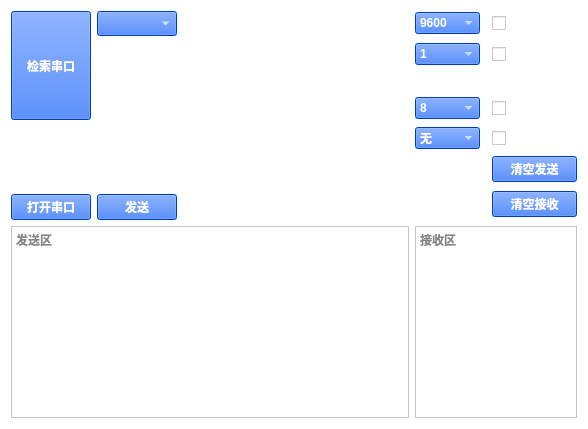
      <widget class="QWidget" name="page_1">
       <property name="palette">
        <palette>
         <active>
          <colorrole role="WindowText">
           <brush brushstyle="SolidPattern">
            <color alpha="255">
             <red>255</red>
             <green>255</green>
             <blue>255</blue>
            </color>
           </brush>
          </colorrole>
          <colorrole role="Button">
           <brush brushstyle="SolidPattern">
            <color alpha="255">
             <red>255</red>
             <green>255</green>
             <blue>255</blue>
            </color>
           </brush>
          </colorrole>
          <colorrole role="Light">
           <brush brushstyle="SolidPattern">
            <color alpha="255">
             <red>66</red>
             <green>15</green>
             <blue>221</blue>
            </color>
           </brush>
          </colorrole>
          <colorrole role="Midlight">
           <brush brushstyle="SolidPattern">
            <color alpha="255">
             <red>19</red>
             <green>27</green>
             <blue>190</blue>
            </color>
           </brush>
          </colorrole>
          <colorrole role="Text">
           <brush brushstyle="SolidPattern">
            <color alpha="255">
             <red>0</red>
             <green>0</green>
             <blue>0</blue>
            </color>
           </brush>
          </colorrole>
          <colorrole role="BrightText">
           <brush brushstyle="SolidPattern">
            <color alpha="255">
             <red>0</red>
             <green>0</green>
             <blue>0</blue>
            </color>
           </brush>
          </colorrole>
          <colorrole role="ButtonText">
           <brush brushstyle="SolidPattern">
            <color alpha="255">
             <red>0</red>
             <green>0</green>
             <blue>0</blue>
            </color>
           </brush>
          </colorrole>
          <colorrole role="Base">
           <brush brushstyle="SolidPattern">
            <color alpha="255">
             <red>255</red>
             <green>255</green>
             <blue>255</blue>
            </color>
           </brush>
          </colorrole>
          <colorrole role="Window">
           <brush brushstyle="SolidPattern">
            <color alpha="255">
             <red>255</red>
             <green>255</green>
             <blue>255</blue>
            </color>
           </brush>
          </colorrole>
          <colorrole role="Shadow">
           <brush brushstyle="SolidPattern">
            <color alpha="255">
             <red>91</red>
             <green>91</green>
             <blue>91</blue>
            </color>
           </brush>
          </colorrole>
          <colorrole role="HighlightedText">
           <brush brushstyle="SolidPattern">
            <color alpha="255">
             <red>232</red>
             <green>232</green>
             <blue>232</blue>
            </color>
           </brush>
          </colorrole>
          <colorrole role="AlternateBase">
           <brush brushstyle="SolidPattern">
            <color alpha="255">
             <red>238</red>
             <green>238</green>
             <blue>238</blue>
            </color>
           </brush>
          </colorrole>
          <colorrole role="PlaceholderText">
           <brush brushstyle="SolidPattern">
            <color alpha="128">
             <red>7</red>
             <green>11</green>
             <blue>11</blue>
            </color>
           </brush>
          </colorrole>
         </active>
         <inactive>
          <colorrole role="WindowText">
           <brush brushstyle="SolidPattern">
            <color alpha="255">
             <red>255</red>
             <green>255</green>
             <blue>255</blue>
            </color>
           </brush>
          </colorrole>
          <colorrole role="Button">
           <brush brushstyle="SolidPattern">
            <color alpha="255">
             <red>255</red>
             <green>255</green>
             <blue>255</blue>
            </color>
           </brush>
          </colorrole>
          <colorrole role="Light">
           <brush brushstyle="SolidPattern">
            <color alpha="255">
             <red>66</red>
             <green>15</green>
             <blue>221</blue>
            </color>
           </brush>
          </colorrole>
          <colorrole role="Midlight">
           <brush brushstyle="SolidPattern">
            <color alpha="255">
             <red>19</red>
             <green>27</green>
             <blue>190</blue>
            </color>
           </brush>
          </colorrole>
          <colorrole role="Text">
           <brush brushstyle="SolidPattern">
            <color alpha="255">
             <red>0</red>
             <green>0</green>
             <blue>0</blue>
            </color>
           </brush>
          </colorrole>
          <colorrole role="BrightText">
           <brush brushstyle="SolidPattern">
            <color alpha="255">
             <red>0</red>
             <green>0</green>
             <blue>0</blue>
            </color>
           </brush>
          </colorrole>
          <colorrole role="ButtonText">
           <brush brushstyle="SolidPattern">
            <color alpha="255">
             <red>0</red>
             <green>0</green>
             <blue>0</blue>
            </color>
           </brush>
          </colorrole>
          <colorrole role="Base">
           <brush brushstyle="SolidPattern">
            <color alpha="255">
             <red>255</red>
             <green>255</green>
             <blue>255</blue>
            </color>
           </brush>
          </colorrole>
          <colorrole role="Window">
           <brush brushstyle="SolidPattern">
            <color alpha="255">
             <red>255</red>
             <green>255</green>
             <blue>255</blue>
            </color>
           </brush>
          </colorrole>
          <colorrole role="Shadow">
           <brush brushstyle="SolidPattern">
            <color alpha="255">
             <red>91</red>
             <green>91</green>
             <blue>91</blue>
            </color>
           </brush>
          </colorrole>
          <colorrole role="HighlightedText">
           <brush brushstyle="SolidPattern">
            <color alpha="255">
             <red>232</red>
             <green>232</green>
             <blue>232</blue>
            </color>
           </brush>
          </colorrole>
          <colorrole role="AlternateBase">
           <brush brushstyle="SolidPattern">
            <color alpha="255">
             <red>238</red>
             <green>238</green>
             <blue>238</blue>
            </color>
           </brush>
          </colorrole>
          <colorrole role="PlaceholderText">
           <brush brushstyle="SolidPattern">
            <color alpha="128">
             <red>7</red>
             <green>11</green>
             <blue>11</blue>
            </color>
           </brush>
          </colorrole>
         </inactive>
         <disabled>
          <colorrole role="WindowText">
           <brush brushstyle="SolidPattern">
            <color alpha="255">
             <red>120</red>
             <green>120</green>
             <blue>120</blue>
            </color>
           </brush>
          </colorrole>
          <colorrole role="Button">
           <brush brushstyle="SolidPattern">
            <color alpha="255">
             <red>255</red>
             <green>255</green>
             <blue>255</blue>
            </color>
           </brush>
          </colorrole>
          <colorrole role="Light">
           <brush brushstyle="SolidPattern">
            <color alpha="255">
             <red>66</red>
             <green>15</green>
             <blue>221</blue>
            </color>
           </brush>
          </colorrole>
          <colorrole role="Midlight">
           <brush brushstyle="SolidPattern">
            <color alpha="255">
             <red>19</red>
             <green>27</green>
             <blue>190</blue>
            </color>
           </brush>
          </colorrole>
          <colorrole role="Text">
           <brush brushstyle="SolidPattern">
            <color alpha="255">
             <red>120</red>
             <green>120</green>
             <blue>120</blue>
            </color>
           </brush>
          </colorrole>
          <colorrole role="BrightText">
           <brush brushstyle="SolidPattern">
            <color alpha="255">
             <red>0</red>
             <green>0</green>
             <blue>0</blue>
            </color>
           </brush>
          </colorrole>
          <colorrole role="ButtonText">
           <brush brushstyle="SolidPattern">
            <color alpha="255">
             <red>120</red>
             <green>120</green>
             <blue>120</blue>
            </color>
           </brush>
          </colorrole>
          <colorrole role="Base">
           <brush brushstyle="SolidPattern">
            <color alpha="255">
             <red>255</red>
             <green>255</green>
             <blue>255</blue>
            </color>
           </brush>
          </colorrole>
          <colorrole role="Window">
           <brush brushstyle="SolidPattern">
            <color alpha="255">
             <red>255</red>
             <green>255</green>
             <blue>255</blue>
            </color>
           </brush>
          </colorrole>
          <colorrole role="Shadow">
           <brush brushstyle="SolidPattern">
            <color alpha="255">
             <red>91</red>
             <green>91</green>
             <blue>91</blue>
            </color>
           </brush>
          </colorrole>
          <colorrole role="HighlightedText">
           <brush brushstyle="SolidPattern">
            <color alpha="255">
             <red>232</red>
             <green>232</green>
             <blue>232</blue>
            </color>
           </brush>
          </colorrole>
          <colorrole role="AlternateBase">
           <brush brushstyle="SolidPattern">
            <color alpha="255">
             <red>238</red>
             <green>238</green>
             <blue>238</blue>
            </color>
           </brush>
          </colorrole>
          <colorrole role="PlaceholderText">
           <brush brushstyle="SolidPattern">
            <color alpha="128">
             <red>7</red>
             <green>11</green>
             <blue>11</blue>
            </color>
           </brush>
          </colorrole>
         </disabled>
        </palette>
       </property>
       <layout class="QGridLayout" name="gridLayout_3">
        <item row="1" column="3">
         <widget class="QLabel" name="label_3">
          <property name="maximumSize">
           <size>
            <width>99999</width>
            <height>16777215</height>
           </size>
          </property>
          <property name="font">
           <font>
            <bold>true</bold>
           </font>
          </property>
          <property name="text">
           <string>                                                       停止位</string>
          </property>
         </widget>
        </item>
        <item row="0" column="4">
         <widget class="QComboBox" name="comboBox_baudrate">
          <property name="maximumSize">
           <size>
            <width>65</width>
            <height>16777215</height>
           </size>
          </property>
          <property name="font">
           <font>
            <bold>true</bold>
           </font>
          </property>
          <property name="styleSheet">
           <string notr="true">background-color: rgb(0, 85, 255);
color: rgb(255, 255, 255);</string>
          </property>
          <item>
           <property name="text">
            <string>9600</string>
           </property>
          </item>
          <item>
           <property name="text">
            <string>115200</string>
           </property>
          </item>
         </widget>
        </item>
        <item row="6" column="3">
         <widget class="QLabel" name="label_4">
          <property name="maximumSize">
           <size>
            <width>99999</width>
            <height>16777215</height>
           </size>
          </property>
          <property name="font">
           <font>
            <bold>true</bold>
           </font>
          </property>
          <property name="text">
           <string>                                                       数据位</string>
          </property>
         </widget>
        </item>
        <item row="0" column="0" rowspan="7">
         <widget class="QPushButton" name="pushButton_find_ports">
          <property name="sizePolicy">
           <sizepolicy hsizetype="Minimum" vsizetype="Minimum">
            <horstretch>0</horstretch>
            <verstretch>0</verstretch>
           </sizepolicy>
          </property>
          <property name="palette">
           <palette>
            <active>
             <colorrole role="WindowText">
              <brush brushstyle="SolidPattern">
               <color alpha="255">
                <red>255</red>
                <green>255</green>
                <blue>255</blue>
               </color>
              </brush>
             </colorrole>
             <colorrole role="Button">
              <brush brushstyle="SolidPattern">
               <color alpha="255">
                <red>0</red>
                <green>85</green>
                <blue>255</blue>
               </color>
              </brush>
             </colorrole>
             <colorrole role="Text">
              <brush brushstyle="SolidPattern">
               <color alpha="255">
                <red>255</red>
                <green>255</green>
                <blue>255</blue>
               </color>
              </brush>
             </colorrole>
             <colorrole role="ButtonText">
              <brush brushstyle="SolidPattern">
               <color alpha="255">
                <red>255</red>
                <green>255</green>
                <blue>255</blue>
               </color>
              </brush>
             </colorrole>
             <colorrole role="Base">
              <brush brushstyle="SolidPattern">
               <color alpha="255">
                <red>0</red>
                <green>85</green>
                <blue>255</blue>
               </color>
              </brush>
             </colorrole>
             <colorrole role="Window">
              <brush brushstyle="SolidPattern">
               <color alpha="255">
                <red>0</red>
                <green>85</green>
                <blue>255</blue>
               </color>
              </brush>
             </colorrole>
             <colorrole role="Highlight">
              <brush brushstyle="SolidPattern">
               <color alpha="255">
                <red>255</red>
                <green>0</green>
                <blue>0</blue>
               </color>
              </brush>
             </colorrole>
             <colorrole role="PlaceholderText">
              <brush brushstyle="SolidPattern">
               <color alpha="128">
                <red>255</red>
                <green>255</green>
                <blue>255</blue>
               </color>
              </brush>
             </colorrole>
            </active>
            <inactive>
             <colorrole role="WindowText">
              <brush brushstyle="SolidPattern">
               <color alpha="255">
                <red>255</red>
                <green>255</green>
                <blue>255</blue>
               </color>
              </brush>
             </colorrole>
             <colorrole role="Button">
              <brush brushstyle="SolidPattern">
               <color alpha="255">
                <red>0</red>
                <green>85</green>
                <blue>255</blue>
               </color>
              </brush>
             </colorrole>
             <colorrole role="Text">
              <brush brushstyle="SolidPattern">
               <color alpha="255">
                <red>255</red>
                <green>255</green>
                <blue>255</blue>
               </color>
              </brush>
             </colorrole>
             <colorrole role="ButtonText">
              <brush brushstyle="SolidPattern">
               <color alpha="255">
                <red>255</red>
                <green>255</green>
                <blue>255</blue>
               </color>
              </brush>
             </colorrole>
             <colorrole role="Base">
              <brush brushstyle="SolidPattern">
               <color alpha="255">
                <red>0</red>
                <green>85</green>
                <blue>255</blue>
               </color>
              </brush>
             </colorrole>
             <colorrole role="Window">
              <brush brushstyle="SolidPattern">
               <color alpha="255">
                <red>0</red>
                <green>85</green>
                <blue>255</blue>
               </color>
              </brush>
             </colorrole>
             <colorrole role="Highlight">
              <brush brushstyle="SolidPattern">
               <color alpha="255">
                <red>255</red>
                <green>0</green>
                <blue>0</blue>
               </color>
              </brush>
             </colorrole>
             <colorrole role="PlaceholderText">
              <brush brushstyle="SolidPattern">
               <color alpha="128">
                <red>255</red>
                <green>255</green>
                <blue>255</blue>
               </color>
              </brush>
             </colorrole>
            </inactive>
            <disabled>
             <colorrole role="WindowText">
              <brush brushstyle="SolidPattern">
               <color alpha="255">
                <red>255</red>
                <green>255</green>
                <blue>255</blue>
               </color>
              </brush>
             </colorrole>
             <colorrole role="Button">
              <brush brushstyle="SolidPattern">
               <color alpha="255">
                <red>0</red>
                <green>85</green>
                <blue>255</blue>
               </color>
              </brush>
             </colorrole>
             <colorrole role="Text">
              <brush brushstyle="SolidPattern">
               <color alpha="255">
                <red>255</red>
                <green>255</green>
                <blue>255</blue>
               </color>
              </brush>
             </colorrole>
             <colorrole role="ButtonText">
              <brush brushstyle="SolidPattern">
               <color alpha="255">
                <red>255</red>
                <green>255</green>
                <blue>255</blue>
               </color>
              </brush>
             </colorrole>
             <colorrole role="Base">
              <brush brushstyle="SolidPattern">
               <color alpha="255">
                <red>0</red>
                <green>85</green>
                <blue>255</blue>
               </color>
              </brush>
             </colorrole>
             <colorrole role="Window">
              <brush brushstyle="SolidPattern">
               <color alpha="255">
                <red>0</red>
                <green>85</green>
                <blue>255</blue>
               </color>
              </brush>
             </colorrole>
             <colorrole role="PlaceholderText">
              <brush brushstyle="SolidPattern">
               <color alpha="128">
                <red>255</red>
                <green>255</green>
                <blue>255</blue>
               </color>
              </brush>
             </colorrole>
            </disabled>
           </palette>
          </property>
          <property name="font">
           <font>
            <family>宋体</family>
            <bold>true</bold>
           </font>
          </property>
          <property name="styleSheet">
           <string notr="true">background-color: rgb(0, 85, 255);
color: rgb(255, 255, 255);</string>
          </property>
          <property name="text">
           <string>检索串口</string>
          </property>
         </widget>
        </item>
        <item row="1" column="6">
         <widget class="QCheckBox" name="checkBox_rn">
          <property name="font">
           <font>
            <bold>true</bold>
           </font>
          </property>
          <property name="text">
           <string>换行显示</string>
          </property>
         </widget>
        </item>
        <item row="0" column="6">
         <widget class="QCheckBox" name="checkBox_time">
          <property name="font">
           <font>
            <bold>true</bold>
           </font>
          </property>
          <property name="text">
           <string>时间戳显示</string>
          </property>
         </widget>
        </item>
        <item row="0" column="3">
         <widget class="QLabel" name="label_2">
          <property name="minimumSize">
           <size>
            <width>0</width>
            <height>0</height>
           </size>
          </property>
          <property name="maximumSize">
           <size>
            <width>99999</width>
            <height>16777215</height>
           </size>
          </property>
          <property name="font">
           <font>
            <bold>true</bold>
           </font>
          </property>
          <property name="text">
           <string>                                                       波特率</string>
          </property>
         </widget>
        </item>
        <item row="15" column="0" colspan="4">
         <widget class="QTextEdit" name="textEdit_send">
          <property name="sizePolicy">
           <sizepolicy hsizetype="Ignored" vsizetype="Expanding">
            <horstretch>0</horstretch>
            <verstretch>0</verstretch>
           </sizepolicy>
          </property>
          <property name="maximumSize">
           <size>
            <width>16777215</width>
            <height>200</height>
           </size>
          </property>
          <property name="font">
           <font>
            <bold>true</bold>
           </font>
          </property>
          <property name="markdown">
           <string/>
          </property>
          <property name="html">
           <string>&lt;!DOCTYPE HTML PUBLIC &quot;-//W3C//DTD HTML 4.0//EN&quot; &quot;http://www.w3.org/TR/REC-html40/strict.dtd&quot;&gt;
&lt;html&gt;&lt;head&gt;&lt;meta name=&quot;qrichtext&quot; content=&quot;1&quot; /&gt;&lt;meta charset=&quot;utf-8&quot; /&gt;&lt;style type=&quot;text/css&quot;&gt;
p, li { white-space: pre-wrap; }
hr { height: 1px; border-width: 0; }
li.unchecked::marker { content: &quot;\2610&quot;; }
li.checked::marker { content: &quot;\2612&quot;; }
&lt;/style&gt;&lt;/head&gt;&lt;body style=&quot; font-family:'Microsoft YaHei UI'; font-size:9pt; font-weight:700; font-style:normal;&quot;&gt;
&lt;p style=&quot;-qt-paragraph-type:empty; margin-top:0px; margin-bottom:0px; margin-left:0px; margin-right:0px; -qt-block-indent:0; text-indent:0px; font-family:'SimSun'; font-weight:400;&quot;&gt;&lt;br /&gt;&lt;/p&gt;&lt;/body&gt;&lt;/html&gt;</string>
          </property>
          <property name="placeholderText">
           <string>发送区  </string>
          </property>
         </widget>
        </item>
        <item row="6" column="4">
         <widget class="QComboBox" name="comboBox_data">
          <property name="maximumSize">
           <size>
            <width>65</width>
            <height>16777215</height>
           </size>
          </property>
          <property name="font">
           <font>
            <bold>true</bold>
           </font>
          </property>
          <property name="styleSheet">
           <string notr="true">background-color: rgb(0, 85, 255);
color: rgb(255, 255, 255);</string>
          </property>
          <item>
           <property name="text">
            <string>8</string>
           </property>
          </item>
         </widget>
        </item>
        <item row="1" column="4">
         <widget class="QComboBox" name="comboBox_stop">
          <property name="maximumSize">
           <size>
            <width>65</width>
            <height>16777215</height>
           </size>
          </property>
          <property name="font">
           <font>
            <bold>true</bold>
           </font>
          </property>
          <property name="styleSheet">
           <string notr="true">background-color: rgb(0, 85, 255);
color: rgb(255, 255, 255);</string>
          </property>
          <item>
           <property name="text">
            <string>1</string>
           </property>
          </item>
         </widget>
        </item>
        <item row="0" column="1">
         <widget class="QComboBox" name="comboBox">
          <property name="font">
           <font>
            <family>宋体</family>
            <bold>true</bold>
           </font>
          </property>
          <property name="styleSheet">
           <string notr="true">background-color: rgb(0, 85, 255);
color: rgb(255, 255, 255);</string>
          </property>
         </widget>
        </item>
        <item row="6" column="6">
         <widget class="QCheckBox" name="checkBox_HEXSend">
          <property name="font">
           <font>
            <bold>true</bold>
           </font>
          </property>
          <property name="text">
           <string>HEX发送</string>
          </property>
         </widget>
        </item>
        <item row="1" column="1">
         <widget class="QLabel" name="label_8">
          <property name="text">
           <string/>
          </property>
         </widget>
        </item>
        <item row="15" column="4" colspan="3">
         <widget class="QTextEdit" name="textEdit_receive">
          <property name="sizePolicy">
           <sizepolicy hsizetype="Ignored" vsizetype="Expanding">
            <horstretch>0</horstretch>
            <verstretch>0</verstretch>
           </sizepolicy>
          </property>
          <property name="font">
           <font>
            <bold>true</bold>
           </font>
          </property>
          <property name="readOnly">
           <bool>true</bool>
          </property>
          <property name="markdown">
           <string/>
          </property>
          <property name="html">
           <string>&lt;!DOCTYPE HTML PUBLIC &quot;-//W3C//DTD HTML 4.0//EN&quot; &quot;http://www.w3.org/TR/REC-html40/strict.dtd&quot;&gt;
&lt;html&gt;&lt;head&gt;&lt;meta name=&quot;qrichtext&quot; content=&quot;1&quot; /&gt;&lt;meta charset=&quot;utf-8&quot; /&gt;&lt;style type=&quot;text/css&quot;&gt;
p, li { white-space: pre-wrap; }
hr { height: 1px; border-width: 0; }
li.unchecked::marker { content: &quot;\2610&quot;; }
li.checked::marker { content: &quot;\2612&quot;; }
&lt;/style&gt;&lt;/head&gt;&lt;body style=&quot; font-family:'Microsoft YaHei UI'; font-size:9pt; font-weight:700; font-style:normal;&quot;&gt;
&lt;p style=&quot;-qt-paragraph-type:empty; margin-top:0px; margin-bottom:0px; margin-left:0px; margin-right:0px; -qt-block-indent:0; text-indent:0px; font-family:'SimSun'; font-weight:400;&quot;&gt;&lt;br /&gt;&lt;/p&gt;&lt;/body&gt;&lt;/html&gt;</string>
          </property>
          <property name="placeholderText">
           <string>接收区</string>
          </property>
         </widget>
        </item>
        <item row="9" column="3">
         <widget class="QLabel" name="label_7">
          <property name="text">
           <string/>
          </property>
         </widget>
        </item>
        <item row="7" column="6">
         <widget class="QCheckBox" name="checkBox_HEXReceive">
          <property name="font">
           <font>
            <bold>true</bold>
           </font>
          </property>
          <property name="text">
           <string>HEX接收</string>
          </property>
         </widget>
        </item>
        <item row="7" column="4">
         <widget class="QComboBox" name="comboBox_barity">
          <property name="maximumSize">
           <size>
            <width>65</width>
            <height>16777215</height>
           </size>
          </property>
          <property name="font">
           <font>
            <bold>true</bold>
           </font>
          </property>
          <property name="styleSheet">
           <string notr="true">background-color: rgb(0, 85, 255);
color: rgb(255, 255, 255);</string>
          </property>
          <item>
           <property name="text">
            <string>无</string>
           </property>
          </item>
          <item>
           <property name="text">
            <string>CRC</string>
           </property>
          </item>
         </widget>
        </item>
        <item row="7" column="3">
         <widget class="QLabel" name="label_5">
          <property name="maximumSize">
           <size>
            <width>99999</width>
            <height>16777215</height>
           </size>
          </property>
          <property name="font">
           <font>
            <bold>true</bold>
           </font>
          </property>
          <property name="text">
           <string>                                                       校验位</string>
          </property>
         </widget>
        </item>
        <item row="8" column="6" rowspan="2">
         <widget class="QPushButton" name="pushButton_clear_send">
          <property name="font">
           <font>
            <bold>true</bold>
           </font>
          </property>
          <property name="styleSheet">
           <string notr="true">background-color: rgb(0, 85, 255);
color: rgb(255, 255, 255);</string>
          </property>
          <property name="text">
           <string>清空发送</string>
          </property>
         </widget>
        </item>
        <item row="13" column="6" rowspan="2">
         <widget class="QPushButton" name="pushButton_clear_receive">
          <property name="font">
           <font>
            <bold>true</bold>
           </font>
          </property>
          <property name="styleSheet">
           <string notr="true">background-color: rgb(0, 85, 255);
color: rgb(255, 255, 255);</string>
          </property>
          <property name="text">
           <string>清空接收</string>
          </property>
         </widget>
        </item>
        <item row="7" column="0" rowspan="3">
         <spacer name="verticalSpacer_3">
          <property name="orientation">
           <enum>Qt::Orientation::Vertical</enum>
          </property>
          <property name="sizeHint" stdset="0">
           <size>
            <width>20</width>
            <height>40</height>
           </size>
          </property>
         </spacer>
        </item>
        <item row="14" column="0">
         <widget class="QPushButton" name="pushButton_open_close">
          <property name="sizePolicy">
           <sizepolicy hsizetype="Minimum" vsizetype="Minimum">
            <horstretch>0</horstretch>
            <verstretch>0</verstretch>
           </sizepolicy>
          </property>
          <property name="font">
           <font>
            <family>宋体</family>
            <bold>true</bold>
           </font>
          </property>
          <property name="styleSheet">
           <string notr="true">background-color: rgb(0, 85, 255);
color: rgb(255, 255, 255);</string>
          </property>
          <property name="text">
           <string>打开串口</string>
          </property>
         </widget>
        </item>
        <item row="14" column="1">
         <widget class="QPushButton" name="pushButton_send">
          <property name="font">
           <font>
            <family>宋体</family>
            <bold>true</bold>
           </font>
          </property>
          <property name="styleSheet">
           <string notr="true">background-color: rgb(0, 85, 255);
color: rgb(255, 255, 255);</string>
          </property>
          <property name="text">
           <string>发送</string>
          </property>
         </widget>
        </item>
       </layout>
      </widget>
